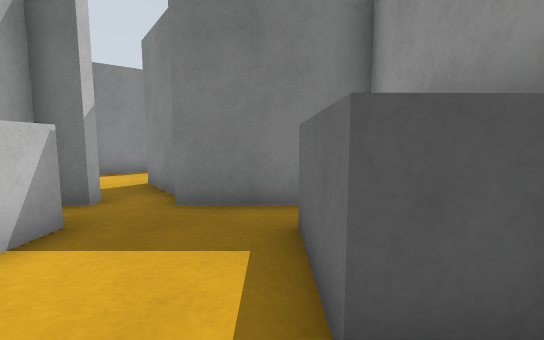
View 1 (above)

16 first-person views from a walk through a Gazebo world. The camera is 0.61 m above the floor, tilts 6° down and sees 90° across. The floor is counted in squares, 0.5 m on a side. Each view is taken from the middle of a square. On the plan, view 1 faces up. The plan holds only what a view shows up to about 12 squares ahead; the rest is blank.

View 2
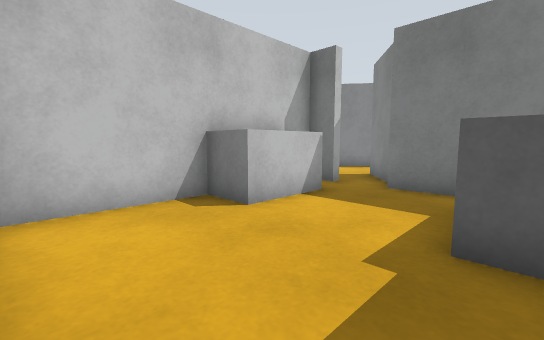

View 3
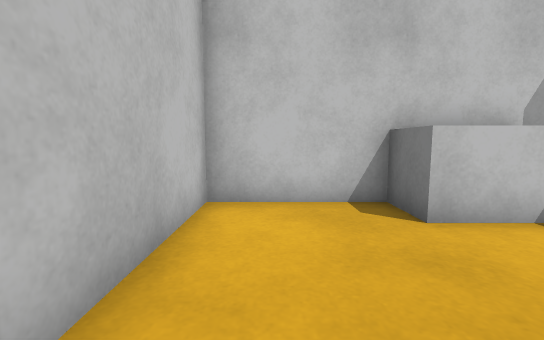

View 4
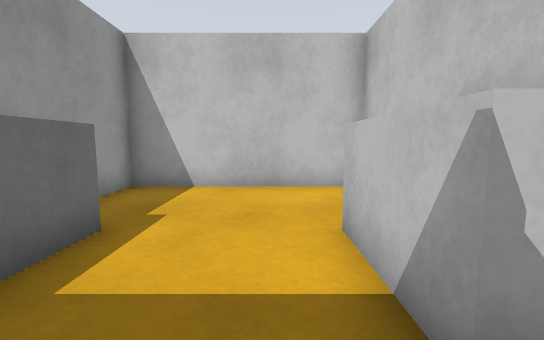

View 5
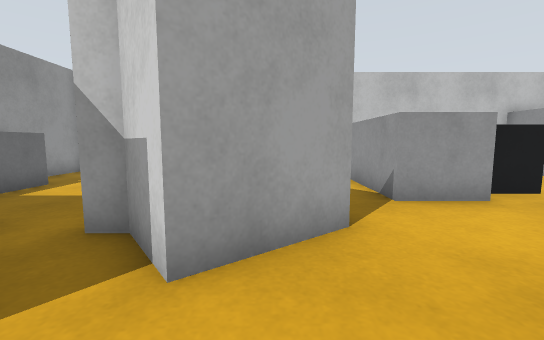

View 6
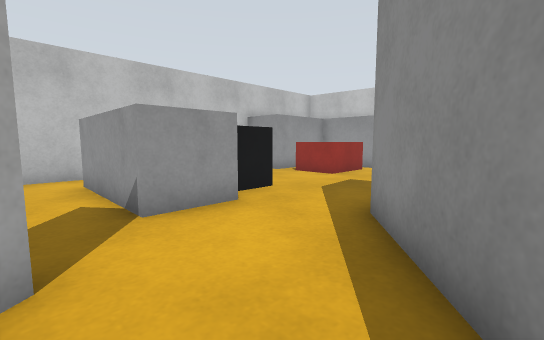

View 7
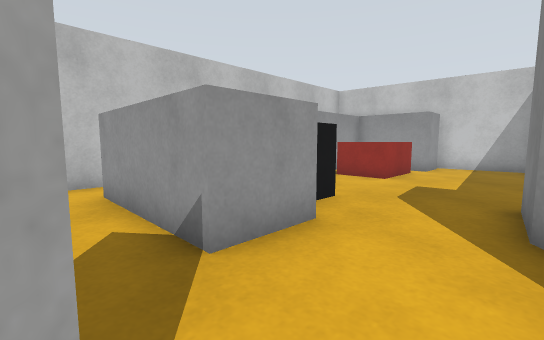

View 8
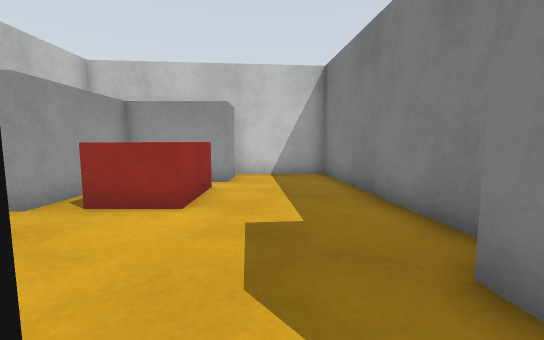

View 9
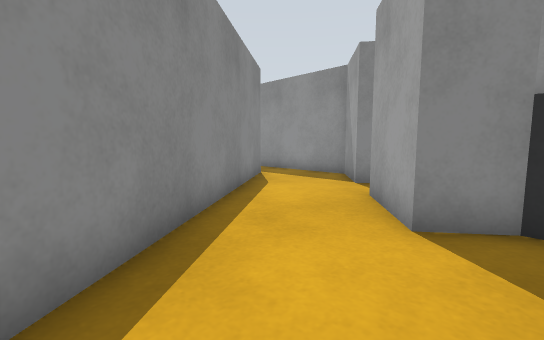

View 10
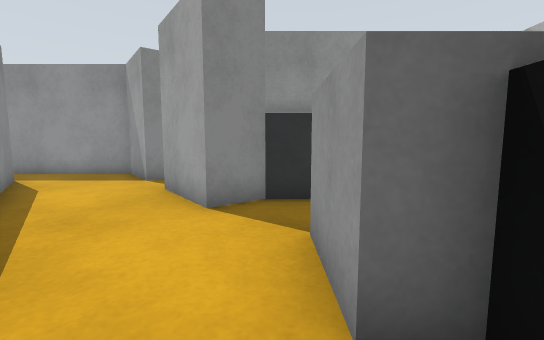

View 11
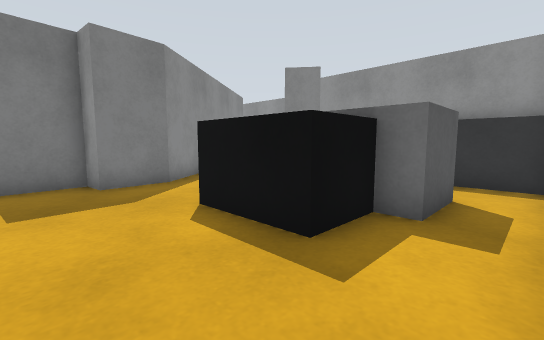

View 12
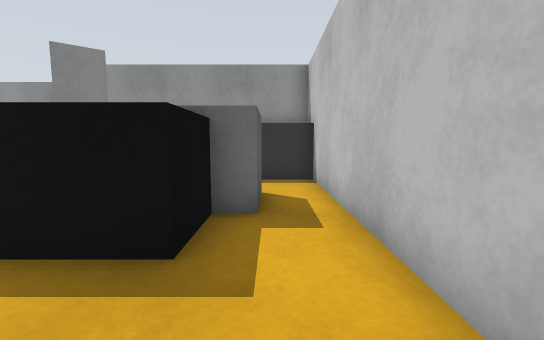

View 13
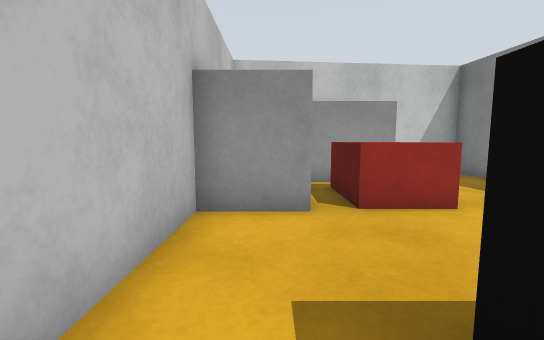

View 14
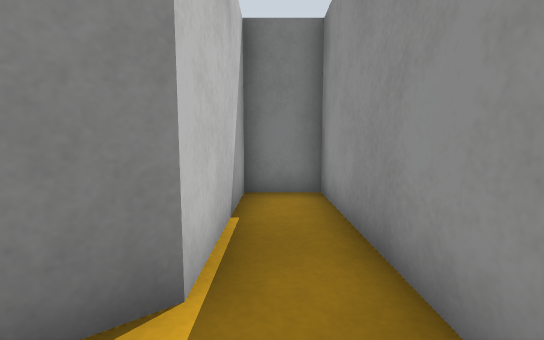

View 15
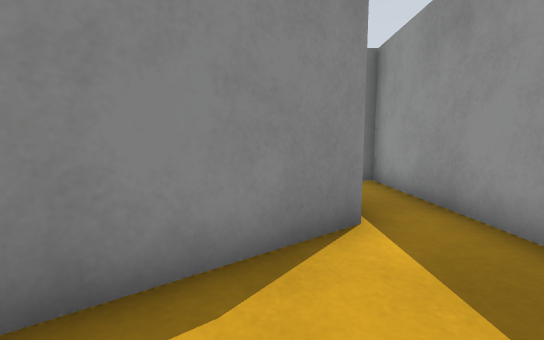

View 16
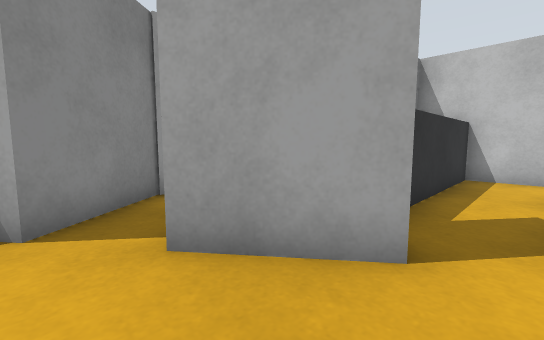

### Floor plan
Points are (right, up) in squares from view 1. A wall is a line through its corners. A room is listed if a view was taken in it or the views show most of it. See-through windows are left out.
Room 1 (views 1, 2, 3)
walls: (1.5, 1.3) (0.4, 1.3) (0.4, 3.9); (1.8, 1.9) (1.8, 4); (-3, 3.8) (-3, 1.3) (-4.5, 1.3); (1.1, 5.1) (-1.9, 5.1); (-4.4, 5.1) (-4.4, -2.3) (1.8, -2.3) (1.8, 1.1)
ways out: opening at (-2, 5) to room 2
Room 2 (views 4, 5, 6, 7, 8, 9, 10, 14, 15, 16)
walls: (-12.3, 0) (-12.3, 2.7) (-10.5, 2.7) (-10.5, 3.5) (-8.5, 3.5) (-8.5, -0.8); (-3.4, 3.8) (-3, 3.8); (-8.4, -2.3) (-5.9, -2.3); (-6.3, -2.4) (-6.3, 4.1) (-7.1, 5.2) (-5.1, 6.8) (-4.1, 5.5) (-3.5, 5.5); (-1.7, 5.4) (-3.6, 7.9) (-1.8, 9.3) (-1.8, 16.5) (-3.7, 16.5) (-3.7, 12) (-11.4, 6) (-13.3, 5.8) (-13.4, 6.7) (-21.4, 6) (-21.1, 2.5); (-20.8, 2.7) (-19.1, 2.7)
low walls: (-18.2, 2.4) (-15.8, 2.4) (-15.8, 0.6)
ways out: opening at (-2, 5) to room 1; opening at (-14, 1.5) to room 3; opening at (-8, -2) to room 3
Room 3 (views 11, 12, 13)
walls: (-10.4, 0) (-12.3, 0); (-8.5, -0.8) (-10.5, -0.8) (-10.5, 1.1); (-19.1, 2.7) (-19.1, -0.3) (-15.6, -0.3) (-15.6, -2.3) (-8.4, -2.3)
low walls: (-15.8, 0.6) (-18.2, 0.6)
ways out: opening at (-14, 1.5) to room 2; opening at (-8, -2) to room 2

Where each view was taken, in squares from view 1:
view 1: 0 up, 0 right, facing up
view 2: 2 down, 1 right, facing up-left
view 3: 1 down, 1 right, facing left
view 4: 5 up, 2 left, facing down
view 5: 9 up, 6 left, facing down
view 6: 8 up, 7 left, facing down-left
view 7: 6 up, 7 left, facing down-left
view 8: 4 up, 11 left, facing left
view 9: 4 up, 11 left, facing up-right
view 10: 4 up, 12 left, facing right
view 11: 2 down, 15 left, facing up-right
view 12: 1 down, 15 left, facing right
view 13: 1 down, 11 left, facing left
view 14: 10 up, 3 left, facing up
view 15: 8 up, 5 left, facing up
view 16: 8 up, 8 left, facing down-right
